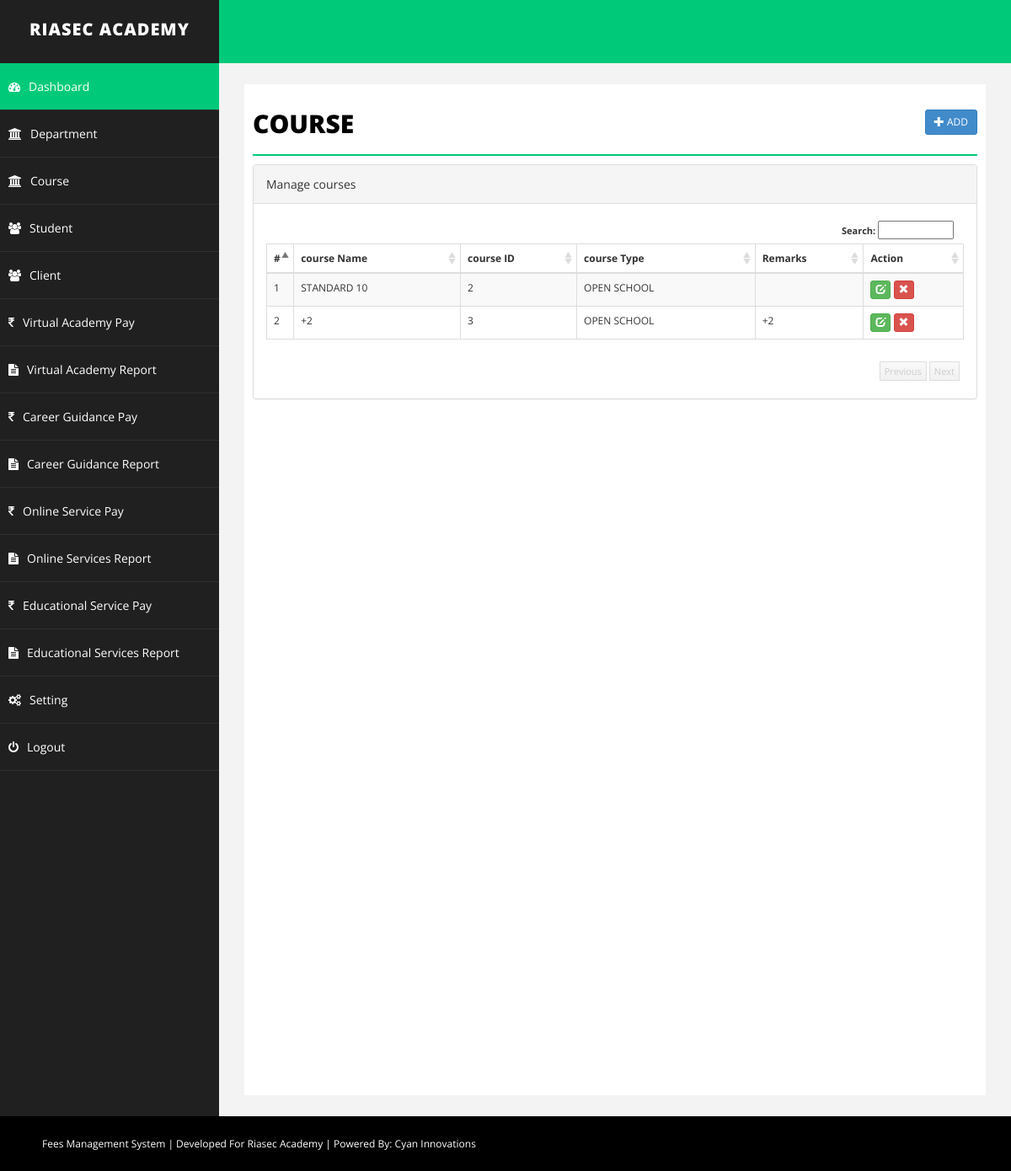
Page /course.php (signed in) on the committed database.
### tables this page shows
CREATE TABLE `course` (
  `id` int(255) NOT NULL,
  `course` varchar(255) NOT NULL,
  `coursetype` varchar(255) NOT NULL,
  `detail` text DEFAULT NULL,
  `delete_status` enum('0','1') NOT NULL DEFAULT '0'
);

### course.php (the view, shortened to what this page needs)
<?php
include("php/dbconnect.php");
$course='';
$coursetype='';
$detail = '';
$id= '';
$action = "add";
?>
<!DOCTYPE html>
<html xmlns="http://www.w3.org/1999/xhtml">
<head>
    <link href="css/bootstrap.css" rel="stylesheet" />
    <link href="css/font-awesome.css" rel="stylesheet" />
    <link href="css/basic.css" rel="stylesheet" />
    <link href="css/custom.css" rel="stylesheet" />
</head>
<?php
include("php/header.php");
?>
        <div id="page-wrapper">
            <div id="page-inner">
                <div class="row">
                    <div class="col-md-12">
                        <h1 class="page-head-line">course
						<?php
						echo (isset($_GET['action']) && @$_GET['action']=="add" || @$_GET['action']=="edit")?
						' <a href="course.php" class="btn btn-primary btn-sm pull-right">Back <i class="glyphicon glyphicon-arrow-right"></i></a>':'<a href="course.php?action=add" class="btn btn-primary btn-sm pull-right"><i class="glyphicon glyphicon-plus"></i> Add </a>';
						?>
						</h1>
                    </div>
                </div>
        <?php
		 if(isset($_GET['action']) && @$_GET['action']=="add" || @$_GET['action']=="edit")
		 {
		?>
			<script type="text/javascript" src="js/validation/jquery.validate.min.js"></script>
                <div class="row">
                    <div class="col-sm-8 col-sm-offset-2">
               <div class="panel panel-primary">
                        <div class="panel-heading">
                           <?php echo ($action=="add")? "Add Branch": "Edit Branch"; ?>
                        </div>
						<form action="course.php" method="post" id="signupForm1" class="form-horizontal">
                        <div class="panel-body">
						<div class="form-group">
								<label class="col-sm-2 control-label" for="Old">course Name</label>
								<div class="col-sm-10">
									<input type="text" class="form-control" id="course" name="course" value="<?php echo $course;?>"  />
								</div>
							</div>
							<div class="form-group">
								<label class="col-sm-2 control-label" for="Password">course Type </label>
								<div class="col-sm-10">
								<select  class="form-control" id="coursetype" name="coursetype" >
									<option value="" >Select Course Type</option>
									<?php
									echo '<option value="OPEN SCHOOL"  '.(($coursetype=="OPEN SCHOOL")?'selected="selected"':'').'>OPEN SCHOOL</option>';
									echo '<option value="DEGREE"  '.(($coursetype=="DEGREE")?'selected="DEGREE"':'').'>DEGREE</option>';
									echo '<option value="PG"  '.(($coursetype=="PG")?'selected="selected"':'').'>PG</option>';
									echo '<option value="DIPLOMA"  '.(($coursetype=="DIPLOMA")?'selected="selected"':'').'>DIPLOMA</option>';
									echo '<option value="OVERSEAS EDUCATION"  '.(($coursetype=="OVERSEAS EDUCATION")?'selected="selected"':'').'>OVERSEAS EDUCATION</option>';
									echo '<option value="OTHERS"  '.(($coursetype=="OTHERS")?'selected="selected"':'').'>OTHERS</option>';
                                    ?>
									</select>
								</div>
							</div>
							<div class="form-group">
								<label class="col-sm-2 control-label" for="Confirm">Remarks</label>
								<div class="col-sm-10">
									    <textarea class="form-control" name="detail" id="detail"><?php echo $detail;?></textarea >
								</div>
							</div>
						<div class="form-group">
								<div class="col-sm-8 col-sm-offset-2">
								<input type="hidden" name="id" value="<?php echo $id;?>">
								<input type="hidden" name="action" value="<?php echo $action;?>">
									<button type="submit" name="save" class="btn btn-primary">Save </button>
								</div>
							</div>
                         </div>
							</form>
                        </div>
                            </div>
                </div>
		<script type="text/javascript">
		$( document ).ready( function () {
			 if($("#signupForm1").length > 0)
         {
			$( "#signupForm1" ).validate( {
				rules: {
					course: "required",
					coursetype: "required"
				},
				messages: {
					course: "Please enter course name",
					course: "Please select course type"
				},
				errorElement: "em",
				errorPlacement: function ( error, element ) {
					// Add the `help-block` class to the error element
					error.addClass( "help-block" );
					// Add `has-feedback` class to the parent div.form-group
					// in order to add icons to inputs
					element.parents( ".col-sm-10" ).addClass( "has-feedback" );
					if ( element.prop( "type" ) === "checkbox" ) {
						error.insertAfter( element.parent( "label" ) );
					} else {
						error.insertAfter( element );
					}
					// Add the span element, if doesn't exists, and apply the icon classes to it.
					if ( !element.next( "span" )[ 0 ] ) {
						$( "<span class='glyphicon glyphicon-remove form-control-feedback'></span>" ).insertAfter( element );
					}
				},
				success: function ( label, element ) {
					// Add the span element, if doesn't exists, and apply the icon classes to it.
					if ( !$( element ).next( "span" )[ 0 ] ) {
						$( "<span class='glyphicon glyphicon-ok form-control-feedback'></span>" ).insertAfter( $( element ) );
					}
				},
				highlight: function ( element, errorClass, validClass ) {
					$( element ).parents( ".col-sm-10" ).addClass( "has-error" ).removeClass( "has-success" );
					$( element ).next( "span" ).addClass( "glyphicon-remove" ).removeClass( "glyphicon-ok" );
				},
				unhighlight: function ( element, errorClass, validClass ) {
					$( element ).parents( ".col-sm-10" ).addClass( "has-success" ).removeClass( "has-error" );
					$( element ).next( "span" ).addClass( "glyphicon-ok" ).removeClass( "glyphicon-remove" );
				}
			} );
			}
		} );
	</script>
		<?php
		}else{
		?>
		 <link href="css/datatable/datatable.css" rel="stylesheet" />
		<div class="panel panel-default">
                        <div class="panel-heading">
                            Manage courses
                        </div>
                        <div class="panel-body">
                             <div class="table-sorting table-responsive">
                                <table class="table table-striped table-bordered table-hover" id="tSortable22">
                                    <thead>
                                        <tr>
                                            <th>#</th>
                                            <th>course Name</th>
										    <th>course ID</th>
                                            <th>course Type</th>
                                            <th>Remarks</th>
											<th>Action</th>
                                        </tr>
                                    </thead>
                                    <tbody>
									<?php
									$sql = "select * from course where delete_status='0'";
									$q = $conn->query($sql);
									$i=1;
									while($r = $q->fetch_assoc())
									{
									echo '<tr>
                                            <td>'.$i.'</td>
											<td>'.$r['course'].'</td>
											<td>'.$r['id'].'</td>
                                            <td>'.$r['coursetype'].'</td>
                                            <td>'.$r['detail'].'</td>
											<td>
											<a href="course.php?action=edit&id='.$r['id'].'" class="btn btn-success btn-xs"><span class="glyphicon glyphicon-edit"></span></a>
											<a onclick="return confirm(\'Are you sure you want to delete this record\');" href="course.php?action=delete&id='.$r['id'].'" class="btn btn-danger btn-xs"><span class="glyphicon glyphicon-remove"></span></a> </td>
                                        </tr>';
										$i++;
									}
									?>
                                    </tbody>
                                </table>
                            </div>
                        </div>
                    </div>
		<?php
		}
		?>
            </div>
        </div>
    </div>
    <div id="footer-sec">
	Fees Management System | Developed For Riasec Academy | Powered By: <a href="https://www.cyaninnovations.in/" target="_blank">Cyan Innovations</a>
    </div>
</body>
</html>

### css/basic.css (style rules this page uses)
body { font-family: 'Open Sans', sans-serif; line-height:25px; }
#page-wrapper { padding: 15px 15px; min-height: 600px; background: #F3F3F3; }
#page-inner { width: 100%; margin: 10px 20px 10px 0px; background-color: #fff!important; padding: 10px; min-height: 1200px; }
.page-head-line { font-size: 30px; text-transform: uppercase; color: #000; font-weight: 800; padding-bottom: 20px; border-bottom: 2px solid #00CA79; margin-bottom: 10px; }
#footer-sec { background-color:#000; padding:20px 50px; color:#fff; font-size:12px; }
#footer-sec a { color:#fff; }
@media (min-width:768px) { #page-wrapper { margin: 0 0 0 260px; padding: 15px 30px; min-height: 1200px; } }

### css/datatable/datatable.css (style rules this page uses)
.dataTable { float: left; }
.table-sorting { padding: 0px; position: relative; font-size: 12px; background-color: #FFF; }
.table-sorting .table { border-top: 1px solid #DDD; border-bottom: 1px solid #DDD; }
.table-sorting .sorting_asc { background: url('../../img/datatable/sort_asc.png') no-repeat center right; cursor: pointer; }
.table-sorting .sorting { background: url('../../img/datatable/sort_both.png') no-repeat center right; cursor: pointer; }

### rows in the picture
course: course "STANDARD 10", id "2", coursetype "OPEN SCHOOL"
course: course "+2", id "3", coursetype "OPEN SCHOOL", detail "+2"
